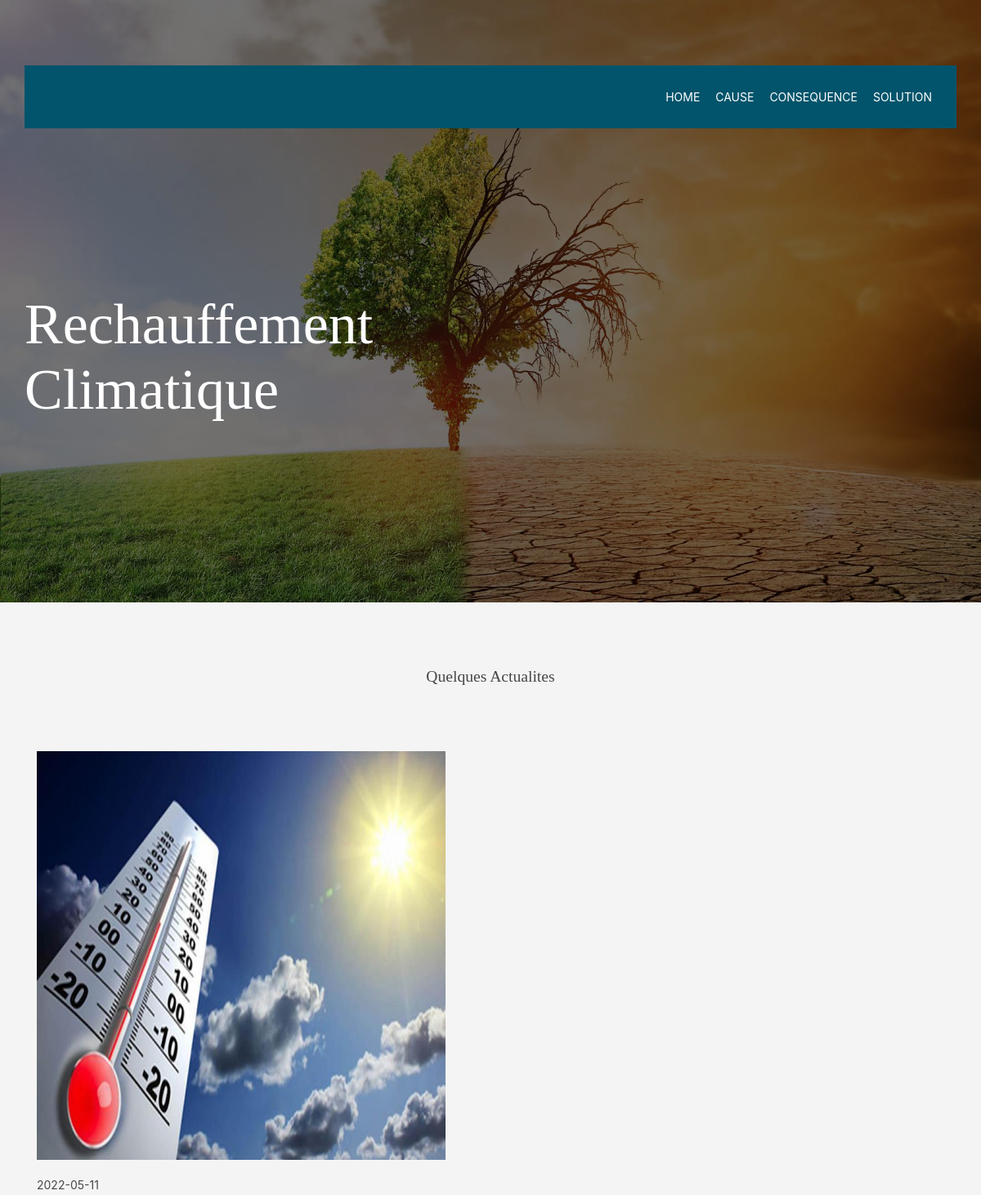
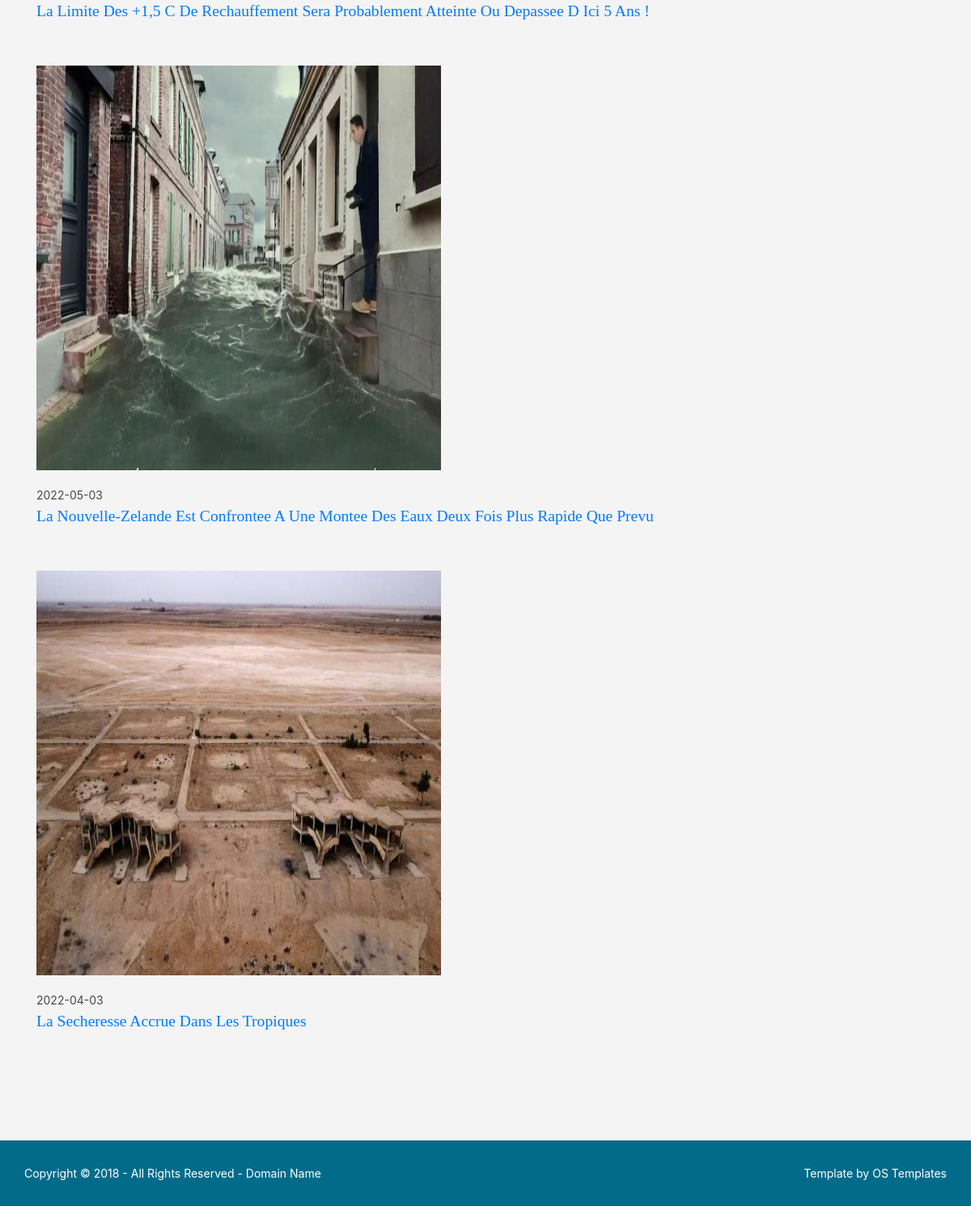
Page /actualite on the committed database (2 pictures, top to bottom).
### tables this page shows
create table actualite(
	id int primary key auto_increment,
	titre VARCHAR(1000),
	description text,
	image VARCHAR(250),
	dateActu date
);

### accueil.php (the view, shortened to what this page needs)
<?php
  include('connection.php');
  $sql="select id,titre,dateActu,image from actualite order by dateActu desc";
  $result = mysqli_query($connection, $sql);
?>
<div class="wrapper row2">
  <section class="hoc container clear">
    <div class="sectiontitle">
      <h1 class="heading">Quelques actualites</h1>
    </div>
    <ul id="latest" class="nospace group">
      <?php while($row=mysqli_fetch_assoc($result)) { ?>
        <li class="one_third_first">
          <article>
            <figure><a class="imgover" href="actualite-<?php echo preg_replace('/[^A-Za-z0-9-]+/', '-', $row['titre']);?>&<?php echo $row['id'];?>"><img src="<?php echo $row['image'];?>" style="height:500px;width:500px"></a>
              <figcaption>
                <ul class="nospace meta clear">
                    <time datetime="2045-04-05T08:15+00:00"><?php echo $row['dateActu'];?></time>
                  </li>
                </ul>
                <h6 class="heading"><a href="actualite-<?php echo preg_replace('/[^A-Za-z0-9-]+/', '-', $row['titre']);?>&<?php echo $row['id'];?>"><?php echo $row['titre'];?></a></h6>
        <br></br>
      <?php } ?>
  </section>
</div>

### layout/styles/layout.css (style rules this page uses)
.container { padding:80px 0; }
.sectiontitle { display:block; max-width:55%; margin:0 auto 80px; text-align:center; }
.sectiontitle * { margin:0; }
#latest article figure > a { margin-bottom:20px; }
#latest article figure figcaption * { margin:0; }
#latest article figure figcaption .meta { display:block; margin:0 0 5px 0; }
*, *::before, *::after { transition:all .3s ease-in-out; }
body { color:#FFFFFF; background-color:#026B8A; }
a { color:#0AC6FC; }
.imgover, .imgover:hover::after { color:#FFFFFF; }
.row2 { color:#474747; background-color:#F4F4F4; }
@media screen and (min-width:1140px) { .hoc { max-width:1140px; } }

### layout/styles/framework.css (style rules this page uses)
html { overflow-y:scroll; overflow-x:hidden; }
html, body { margin:0; padding:0; font-size:14px; line-height:1.6em; }
*, *::before, *::after { box-sizing:border-box; }
.nospace { margin:0; padding:0; list-style:none; }
.clear, .group { display:block; }
.clear::before, .clear::after, .group::before, .group::after { display:table; content:""; }
.clear, .clear::after, .group, .group::after { clear:both; }
a { outline:none; text-decoration:none; }
img { width:auto; max-width:100%; height:auto; margin:0; padding:0; border:none; line-height:normal; vertical-align:middle; }
.imgover { display:inline-block; position:relative; max-width:100%; }
.imgover::before, .imgover::after { display:block; position:absolute; content:""; text-align:center; opacity:0; }
.imgover::before { top:0; right:0; bottom:0; left:0; }
.imgover::after { top:50%; left:50%; width:50px; height:50px; line-height:50px; margin:-25px 0 0 -25px; font-family:"Font Awesome 5 Free"; font-weight:900; content:"\f0c1"; font-size:28px; }
body, input, textarea, select { font-family:Verdana, Geneva, sans-serif; }
h1, h2, h3, h4, h5, h6, .heading { font-family:Georgia, "Times New Roman", Times, serif; }
::placeholder { opacity:1; }
h1, h2, h3, h4, h5, h6, .heading { margin:0 0 20px 0; font-size:1.4rem; line-height:normal; font-weight:normal; text-transform:capitalize; }
.wrapper { display:block; position:relative; width:100%; margin:0; padding:0; text-align:left; word-wrap:break-word; }
.hoc { display:block; margin:0 auto; }
address, article, aside, figcaption, figure, footer, header, main, nav, section { display:block; margin:0; padding:0; }

### rows in the picture
actualite: image (picture), dateActu "2022-05-11", titre "La Limite Des +1,5 C De Rechauffement Sera Probablement Atteinte Ou Depassee D Ici 5 Ans !"
actualite: image (picture), dateActu "2022-05-03", titre "La Nouvelle-Zelande Est Confrontee A Une Montee Des Eaux Deux Fois Plus Rapide Que Prevu"
actualite: image (picture), dateActu "2022-04-03", titre "La Secheresse Accrue Dans Les Tropiques"
